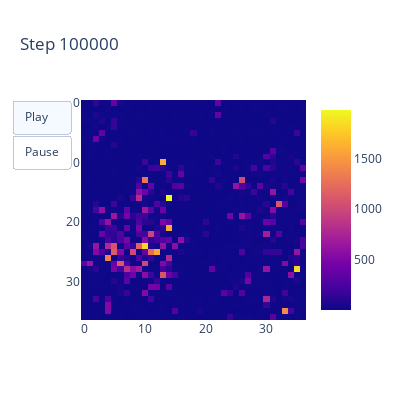

Notebook code cell kept with this figure:
### Code cell
plot_array_evolution(progress_dict, interval, 'state_visits', width_plot, height_plot)

### Figure 1 — Plotly figure (JSON) as saved in the notebook; plotly's stock layout.template omitted (floating-point values rounded to 4 significant figures; data arrays with more than 128 entries replaced by an {"elided": "..."} marker saying what was removed)
{"data": [{"type": "heatmap", "z": {"elided": "37x37 int values"}}], "layout": {"height": 400, "title": {"text": "Step 100000"}, "updatemenus": [{"active": 0, "buttons": [{"args": [null], "label": "Play", "method": "animate"}, {"args": [null, {"frame": {"duration": 0, "redraw": false}, "mode": "immediate", "transition": {"duration": 0}}], "label": "Pause", "method": "animate"}], "type": "buttons"}], "width": 400, "xaxis": {"autorange": true, "range": [-0.5, 36.5]}, "yaxis": {"autorange": true, "range": [36.5, -0.5]}}}
